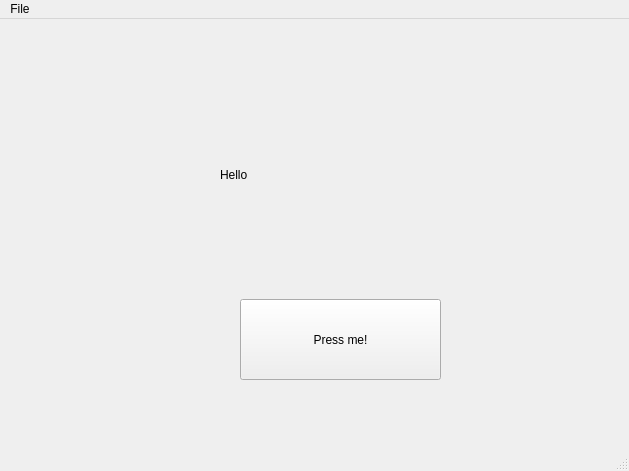
<?xml version="1.0" encoding="UTF-8"?>
<ui version="4.0">
 <class>MainWindow</class>
 <widget class="QMainWindow" name="MainWindow">
  <property name="geometry">
   <rect>
    <x>0</x>
    <y>0</y>
    <width>629</width>
    <height>471</height>
   </rect>
  </property>
  <property name="windowTitle">
   <string>MainWindow</string>
  </property>
  <widget class="QWidget" name="centralwidget">
   <widget class="QLabel" name="label1">
    <property name="geometry">
     <rect>
      <x>220</x>
      <y>110</y>
      <width>181</width>
      <height>91</height>
     </rect>
    </property>
    <property name="text">
     <string>Hello</string>
    </property>
   </widget>
   <widget class="QPushButton" name="btn1">
    <property name="geometry">
     <rect>
      <x>240</x>
      <y>280</y>
      <width>201</width>
      <height>81</height>
     </rect>
    </property>
    <property name="text">
     <string>Press me!</string>
    </property>
   </widget>
  </widget>
  <widget class="QMenuBar" name="menubar">
   <property name="geometry">
    <rect>
     <x>0</x>
     <y>0</y>
     <width>629</width>
     <height>21</height>
    </rect>
   </property>
   <widget class="QMenu" name="menuFile">
    <property name="title">
     <string>File</string>
    </property>
   </widget>
   <addaction name="menuFile"/>
  </widget>
  <widget class="QStatusBar" name="statusbar"/>
 </widget>
 <resources/>
 <connections/>
</ui>
